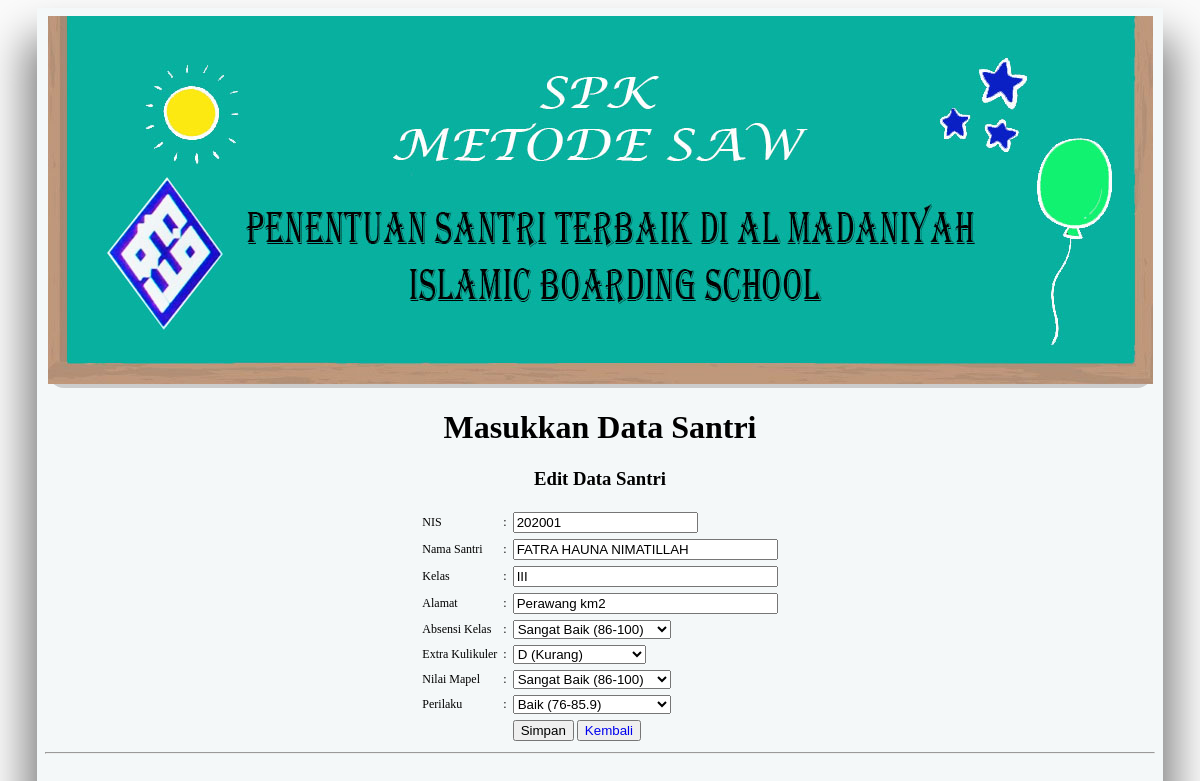
/edit.php?nik=202001 (signed in), run on the app's committed database.
### tables this page shows
CREATE TABLE `tbl_santri` (
  `id_santri` int(11) NOT NULL,
  `nik` int(11) NOT NULL,
  `nis` int(11) NOT NULL,
  `nama` varchar(50) NOT NULL,
  `kelas` varchar(5) NOT NULL,
  `th_ajaran` varchar(50) NOT NULL,
  `alamat` varchar(50) NOT NULL,
  `status` tinyint(4) NOT NULL DEFAULT 0
);

CREATE TABLE `tbl_matrik` (
  `id_matrik` int(11) NOT NULL,
  `nik` int(11) NOT NULL,
  `kriteria1_absensi` int(11) NOT NULL,
  `kriteria2_extrakulikuler` int(11) NOT NULL,
  `kriteria3_mapel` float NOT NULL,
  `kriteria4_perilaku` int(11) NOT NULL,
  `status` tinyint(4) NOT NULL DEFAULT 0
);

### edit.php (the view, shortened to what this page needs)
<?php
	include('koneksi.php');
	$nik = $_GET['nik'];
	$show = mysqli_query($koneksi, "SELECT * FROM tbl_santri, tbl_matrik WHERE tbl_matrik.nik=tbl_santri.nik AND tbl_matrik.nik='$nik'");
	if(mysqli_num_rows($show) == 0){
		echo '<script>window.history.back()</script>';
	}else{
		$data = mysqli_fetch_assoc($show);
	}
?>
<!DOCTYPE html>
<html>
<head>
	<link rel="stylesheet" href="css/style.css" type="text/css" />
	<link rel="stylesheet" href="css/menu.css" type="text/css" media="screen">
</head>
<body>
	<div id="content" align="center">
    <div class="body">
      <div class="header">
        <img src="images/kop.jpg">
      </div>
			<h1 class="style3"> Masukkan Data Santri </h1>
			<h3>Edit Data Santri</h3>
			<form action="proses/edit-proses.php" method="post">
				<table cellpadding="3" cellspacing="0">
					<tr>
						<td>NIS</td>
						<td>:</td>
						<td><input type="text" name="nis" value="<?php echo $data['nis']; ?>" required></td>
					</tr>
					<tr>
						<td>Nama Santri</td>
						<td>:</td>
						<td><input type="text" name="nama1" size="30" value="<?php echo $data['nama']; ?>" required></td>
					</tr>
					<tr>
						<td>Kelas</td>
						<td>:</td>
						<td><input type="text" name="kelas" size="30" value="<?php echo $data['kelas']; ?>" required></td>
					</tr>
					<tr>
						<td>Alamat</td>
						<td>:</td>
						<td><input type="text" name="alamat1" size="30" value="<?php echo $data['alamat']; ?>" required></td>
					</tr>
					<tr>
						<td>Absensi Kelas</td>
						<td>:</td>
						<td>
							<select name="kriteria1_absensi" required>
		           	<?php
		           		if($data['kriteria1_absensi'] == "5") echo "<option value='5' selected> Sangat Baik (86-100)</option>";
		           		else echo "<option value='5'>Sangat Baik (86-100)</option>";
		         		?>
							</select>
						</td>
					</tr>
					<tr>
						<td>Extra Kulikuler</td>
						<td>:</td>
						<td>
							<select name="kriteria2_extrakulikuler" required>
								<?php
				       		if($data['kriteria2_extrakulikuler'] == "2") echo "<option value='2' selected> D (Kurang) </option>";
				       		else echo "<option value='2'>D (Kurang)</option>";
						   		?>
							</select>
						</td>
					</tr>
				  	<tr>
						<td>Nilai Mapel</td>
						<td>:</td>
						<td>
							<select name="kriteria3_mapel" required>
		           	<?php
		           		if($data['kriteria3_mapel'] == "5") echo "<option value='5' selected> Sangat Baik (86-100)</option>";
		           		else echo "<option value='5'>Sangat Baik (86-100)</option>";
		         		?>
							</select>
						</td>
					</tr>
					<tr>
						<td>Perilaku</td>
						<td>:</td>
						<td>
							<select name="kriteria4_perilaku" required>
		           	<?php
		           		if($data['kriteria4_perilaku'] == "4") echo "<option value='4' selected> Baik (76-85.9)</option>";
		           		else echo "<option value='4'>Baik (76-85.9)</option>";
		         		?>
							</select>
						</td>
					</tr>
					<tr>
						<td>&nbsp;</td>
						<td></td>
						<td>
							<input type="submit" name="simpan" value="Simpan">
							<button><a href="view.php" style="text-decoration-line: none;">Kembali</a></button>
						</td>
					</tr>
				</table>
				<hr>
			</form>
		</div>
	</div>
</body>
</html>

### css/style.css (style rules this page uses)
body { background:#fbfbfb; }
.body { background:#f4f8f9; min-height:950px; width:1110px; display:block; padding: 8px 8px 8px 8px; clear: both; box-shadow:0px 40px 40px 10px rgba(0,0,0, .5); border-radius: 13px 0px 13px 13px; -moz-border-radius: 13px; -webkit-border-radius: 0px; }
.header { border: 0px solid #14afca; background:#CCC; min-height:170px; width:1105px; border-radius: 0px; -moz-border-radius: 16px; -webkit-border-radius: 16px; }
table, tr, td { font-size: 12px; }

### data on the page
tbl_santri: nis "202001", nama1 "FATRA HAUNA NIMATILLAH", kelas "III", alamat1 "Perawang km2"
tbl_matrik: kriteria1_absensi "Sangat Baik (86-100)", kriteria2_extrakulikuler "D (Kurang)", kriteria3_mapel "Sangat Baik (86-100)", kriteria4_perilaku "Baik (76-85.9)"
